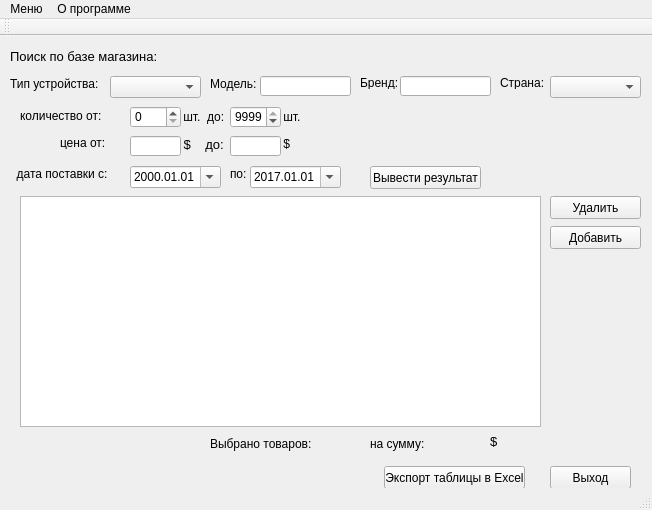
<?xml version="1.0" encoding="UTF-8"?>
<ui version="4.0">
 <class>MainWindow</class>
 <widget class="QMainWindow" name="MainWindow">
  <property name="geometry">
   <rect>
    <x>0</x>
    <y>0</y>
    <width>652</width>
    <height>510</height>
   </rect>
  </property>
  <property name="windowTitle">
   <string>MainWindow</string>
  </property>
  <widget class="QWidget" name="centralWidget">
   <widget class="QLabel" name="search_label">
    <property name="geometry">
     <rect>
      <x>10</x>
      <y>10</y>
      <width>151</width>
      <height>21</height>
     </rect>
    </property>
    <property name="font">
     <font>
      <pointsize>10</pointsize>
     </font>
    </property>
    <property name="text">
     <string>Поиск по базе магазина:</string>
    </property>
   </widget>
   <widget class="QLabel" name="label">
    <property name="geometry">
     <rect>
      <x>10</x>
      <y>40</y>
      <width>111</width>
      <height>16</height>
     </rect>
    </property>
    <property name="font">
     <font>
      <pointsize>9</pointsize>
     </font>
    </property>
    <property name="text">
     <string>Тип устройства: </string>
    </property>
   </widget>
   <widget class="QComboBox" name="comboBox_type">
    <property name="geometry">
     <rect>
      <x>110</x>
      <y>40</y>
      <width>91</width>
      <height>22</height>
     </rect>
    </property>
   </widget>
   <widget class="QLabel" name="label_2">
    <property name="geometry">
     <rect>
      <x>210</x>
      <y>40</y>
      <width>51</width>
      <height>16</height>
     </rect>
    </property>
    <property name="font">
     <font>
      <pointsize>9</pointsize>
     </font>
    </property>
    <property name="text">
     <string>Модель:</string>
    </property>
   </widget>
   <widget class="QLineEdit" name="lineEdit_model">
    <property name="geometry">
     <rect>
      <x>260</x>
      <y>40</y>
      <width>91</width>
      <height>20</height>
     </rect>
    </property>
   </widget>
   <widget class="QLabel" name="label_3">
    <property name="geometry">
     <rect>
      <x>360</x>
      <y>40</y>
      <width>47</width>
      <height>13</height>
     </rect>
    </property>
    <property name="font">
     <font>
      <pointsize>9</pointsize>
     </font>
    </property>
    <property name="text">
     <string>Бренд:</string>
    </property>
   </widget>
   <widget class="QLineEdit" name="lineEdit_brand">
    <property name="geometry">
     <rect>
      <x>400</x>
      <y>40</y>
      <width>91</width>
      <height>20</height>
     </rect>
    </property>
   </widget>
   <widget class="QLabel" name="label_4">
    <property name="geometry">
     <rect>
      <x>500</x>
      <y>40</y>
      <width>47</width>
      <height>13</height>
     </rect>
    </property>
    <property name="font">
     <font>
      <pointsize>9</pointsize>
     </font>
    </property>
    <property name="text">
     <string>Страна:</string>
    </property>
   </widget>
   <widget class="QComboBox" name="comboBox_country">
    <property name="geometry">
     <rect>
      <x>550</x>
      <y>40</y>
      <width>91</width>
      <height>22</height>
     </rect>
    </property>
   </widget>
   <widget class="QLabel" name="label_5">
    <property name="geometry">
     <rect>
      <x>20</x>
      <y>70</y>
      <width>91</width>
      <height>20</height>
     </rect>
    </property>
    <property name="font">
     <font>
      <pointsize>9</pointsize>
     </font>
    </property>
    <property name="text">
     <string>количество от: </string>
    </property>
   </widget>
   <widget class="QSpinBox" name="spinBox_from">
    <property name="geometry">
     <rect>
      <x>130</x>
      <y>70</y>
      <width>51</width>
      <height>22</height>
     </rect>
    </property>
    <property name="maximum">
     <number>9999</number>
    </property>
   </widget>
   <widget class="QLabel" name="label_6">
    <property name="geometry">
     <rect>
      <x>180</x>
      <y>70</y>
      <width>47</width>
      <height>21</height>
     </rect>
    </property>
    <property name="font">
     <font>
      <pointsize>9</pointsize>
     </font>
    </property>
    <property name="text">
     <string> шт.  до:</string>
    </property>
   </widget>
   <widget class="QSpinBox" name="spinBox_till">
    <property name="geometry">
     <rect>
      <x>230</x>
      <y>70</y>
      <width>51</width>
      <height>22</height>
     </rect>
    </property>
    <property name="maximum">
     <number>9999</number>
    </property>
    <property name="value">
     <number>9999</number>
    </property>
   </widget>
   <widget class="QLabel" name="label_7">
    <property name="geometry">
     <rect>
      <x>60</x>
      <y>100</y>
      <width>47</width>
      <height>13</height>
     </rect>
    </property>
    <property name="font">
     <font>
      <pointsize>9</pointsize>
     </font>
    </property>
    <property name="text">
     <string>цена от:</string>
    </property>
   </widget>
   <widget class="QLineEdit" name="lineEdit_from">
    <property name="geometry">
     <rect>
      <x>130</x>
      <y>100</y>
      <width>51</width>
      <height>20</height>
     </rect>
    </property>
    <property name="inputMethodHints">
     <set>Qt::ImhNone</set>
    </property>
    <property name="inputMask">
     <string/>
    </property>
   </widget>
   <widget class="QLabel" name="label_8">
    <property name="geometry">
     <rect>
      <x>180</x>
      <y>100</y>
      <width>47</width>
      <height>16</height>
     </rect>
    </property>
    <property name="font">
     <font>
      <pointsize>10</pointsize>
     </font>
    </property>
    <property name="text">
     <string> $    до:</string>
    </property>
   </widget>
   <widget class="QLineEdit" name="lineEdit_till">
    <property name="geometry">
     <rect>
      <x>230</x>
      <y>100</y>
      <width>51</width>
      <height>20</height>
     </rect>
    </property>
   </widget>
   <widget class="QLabel" name="label_9">
    <property name="geometry">
     <rect>
      <x>10</x>
      <y>130</y>
      <width>101</width>
      <height>16</height>
     </rect>
    </property>
    <property name="font">
     <font>
      <pointsize>9</pointsize>
     </font>
    </property>
    <property name="text">
     <string>  дата поставки с:</string>
    </property>
   </widget>
   <widget class="QDateEdit" name="dateEdit_from">
    <property name="geometry">
     <rect>
      <x>130</x>
      <y>130</y>
      <width>91</width>
      <height>22</height>
     </rect>
    </property>
    <property name="displayFormat">
     <string>yyyy.MM.dd</string>
    </property>
    <property name="calendarPopup">
     <bool>true</bool>
    </property>
   </widget>
   <widget class="QLabel" name="label_10">
    <property name="geometry">
     <rect>
      <x>230</x>
      <y>130</y>
      <width>31</width>
      <height>16</height>
     </rect>
    </property>
    <property name="font">
     <font>
      <pointsize>9</pointsize>
     </font>
    </property>
    <property name="text">
     <string>по:</string>
    </property>
   </widget>
   <widget class="QDateEdit" name="dateEdit_till">
    <property name="geometry">
     <rect>
      <x>250</x>
      <y>130</y>
      <width>91</width>
      <height>22</height>
     </rect>
    </property>
    <property name="dateTime">
     <datetime>
      <hour>0</hour>
      <minute>0</minute>
      <second>0</second>
      <year>2017</year>
      <month>1</month>
      <day>1</day>
     </datetime>
    </property>
    <property name="displayFormat">
     <string>yyyy.MM.dd</string>
    </property>
    <property name="calendarPopup">
     <bool>true</bool>
    </property>
   </widget>
   <widget class="QTableView" name="tableView">
    <property name="geometry">
     <rect>
      <x>20</x>
      <y>160</y>
      <width>521</width>
      <height>231</height>
     </rect>
    </property>
    <property name="sortingEnabled">
     <bool>true</bool>
    </property>
   </widget>
   <widget class="QPushButton" name="pushButton_showRes">
    <property name="geometry">
     <rect>
      <x>370</x>
      <y>130</y>
      <width>111</width>
      <height>23</height>
     </rect>
    </property>
    <property name="text">
     <string>Вывести результат</string>
    </property>
   </widget>
   <widget class="QPushButton" name="pushButton_delete">
    <property name="geometry">
     <rect>
      <x>550</x>
      <y>160</y>
      <width>91</width>
      <height>23</height>
     </rect>
    </property>
    <property name="text">
     <string>Удалить</string>
    </property>
   </widget>
   <widget class="QPushButton" name="pushButton_add">
    <property name="geometry">
     <rect>
      <x>550</x>
      <y>190</y>
      <width>91</width>
      <height>23</height>
     </rect>
    </property>
    <property name="text">
     <string>Добавить</string>
    </property>
   </widget>
   <widget class="QPushButton" name="Push_Button2">
    <property name="geometry">
     <rect>
      <x>550</x>
      <y>430</y>
      <width>81</width>
      <height>23</height>
     </rect>
    </property>
    <property name="text">
     <string>Выход</string>
    </property>
   </widget>
   <widget class="QLabel" name="label_13">
    <property name="geometry">
     <rect>
      <x>280</x>
      <y>100</y>
      <width>51</width>
      <height>16</height>
     </rect>
    </property>
    <property name="font">
     <font>
      <pointsize>9</pointsize>
     </font>
    </property>
    <property name="text">
     <string> $</string>
    </property>
   </widget>
   <widget class="QLabel" name="label_14">
    <property name="geometry">
     <rect>
      <x>280</x>
      <y>70</y>
      <width>61</width>
      <height>21</height>
     </rect>
    </property>
    <property name="font">
     <font>
      <pointsize>9</pointsize>
     </font>
    </property>
    <property name="text">
     <string> шт.</string>
    </property>
   </widget>
   <widget class="QLabel" name="label_15">
    <property name="geometry">
     <rect>
      <x>210</x>
      <y>400</y>
      <width>111</width>
      <height>16</height>
     </rect>
    </property>
    <property name="font">
     <font>
      <pointsize>9</pointsize>
     </font>
    </property>
    <property name="text">
     <string>Выбрано товаров:</string>
    </property>
   </widget>
   <widget class="QLabel" name="label_total_volume">
    <property name="geometry">
     <rect>
      <x>320</x>
      <y>400</y>
      <width>47</width>
      <height>16</height>
     </rect>
    </property>
    <property name="font">
     <font>
      <pointsize>9</pointsize>
     </font>
    </property>
    <property name="text">
     <string/>
    </property>
   </widget>
   <widget class="QLabel" name="label_16">
    <property name="geometry">
     <rect>
      <x>370</x>
      <y>400</y>
      <width>61</width>
      <height>16</height>
     </rect>
    </property>
    <property name="font">
     <font>
      <pointsize>9</pointsize>
     </font>
    </property>
    <property name="text">
     <string>на сумму:</string>
    </property>
   </widget>
   <widget class="QLabel" name="label_total_summ">
    <property name="geometry">
     <rect>
      <x>440</x>
      <y>400</y>
      <width>41</width>
      <height>16</height>
     </rect>
    </property>
    <property name="font">
     <font>
      <pointsize>9</pointsize>
     </font>
    </property>
    <property name="text">
     <string/>
    </property>
   </widget>
   <widget class="QLabel" name="label_17">
    <property name="geometry">
     <rect>
      <x>490</x>
      <y>390</y>
      <width>21</width>
      <height>31</height>
     </rect>
    </property>
    <property name="font">
     <font>
      <pointsize>10</pointsize>
     </font>
    </property>
    <property name="text">
     <string>$</string>
    </property>
   </widget>
   <widget class="QPushButton" name="pushButton">
    <property name="geometry">
     <rect>
      <x>384</x>
      <y>430</y>
      <width>141</width>
      <height>23</height>
     </rect>
    </property>
    <property name="text">
     <string>Экспорт таблицы в Excel</string>
    </property>
   </widget>
  </widget>
  <widget class="QMenuBar" name="menuBar">
   <property name="geometry">
    <rect>
     <x>0</x>
     <y>0</y>
     <width>652</width>
     <height>21</height>
    </rect>
   </property>
   <widget class="QMenu" name="menu">
    <property name="title">
     <string>Меню</string>
    </property>
    <addaction name="action"/>
    <addaction name="action_2"/>
   </widget>
   <widget class="QMenu" name="menu_2">
    <property name="title">
     <string>О программе</string>
    </property>
    <addaction name="action_3"/>
   </widget>
   <addaction name="menu"/>
   <addaction name="menu_2"/>
  </widget>
  <widget class="QToolBar" name="mainToolBar">
   <attribute name="toolBarArea">
    <enum>TopToolBarArea</enum>
   </attribute>
   <attribute name="toolBarBreak">
    <bool>false</bool>
   </attribute>
  </widget>
  <widget class="QStatusBar" name="statusBar"/>
  <action name="action">
   <property name="text">
    <string>Оформить заказ</string>
   </property>
  </action>
  <action name="action_2">
   <property name="text">
    <string>Построить график прихода</string>
   </property>
  </action>
  <action name="action_3">
   <property name="text">
    <string>Работа программы</string>
   </property>
  </action>
 </widget>
 <layoutdefault spacing="6" margin="11"/>
 <resources/>
 <connections/>
</ui>
